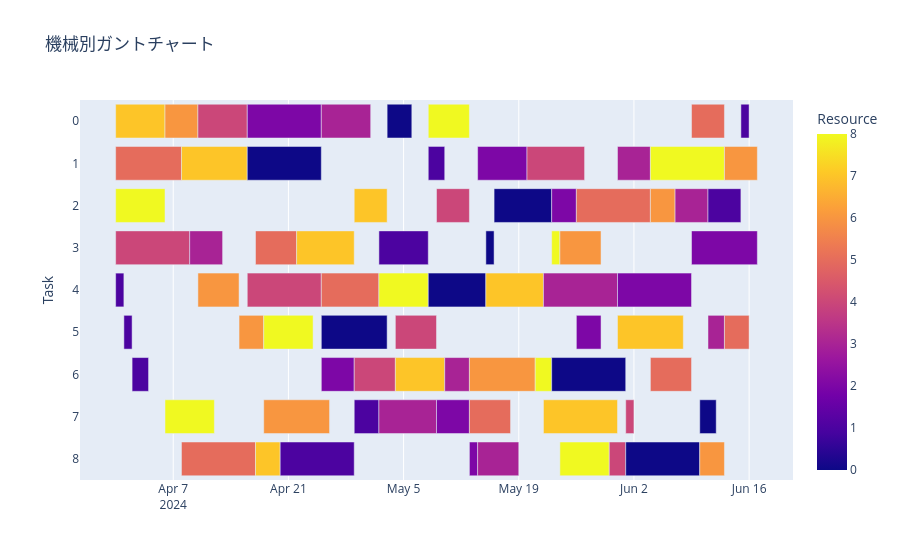

Notebook source saved alongside this figure:
### Code cell
# 1. 機械別ガントチャート


#from pulp import LpProblem , LpMinimize , LpVariable, lpSum , LpStatus , PULP_CBC_CMD 
#from ortoolpy import addvar #LpVariableだけでも可能だけど変数をさっと追加したいときはaddvarが便利
#from datetime import datetime, timedelta
import plotly.express as px
import plotly.io as pio
import pandas as pd
import numpy as np
import datetime


df1 = pd.read_csv('/Users/kurozuhajime/Desktop/Pythonコード・データ/JSScheduling/data/GantChart/MC_Gant.csv')
#df2 = pd.read_csv('/Users/kurozuhajime/Desktop/C言語開発環境/JB_Gant.csv')

#print(len(df1))

d1 = datetime.date(2024, 3, 31)

#print(d1)
date_st = []
date_ed = []
for i in range(len(df1)):
    d_st = df1['ST_T'].iloc[i]
    d_ed = df1['ED_T'].iloc[i]
    #print(d_st)
    date_st.append(d1 + datetime.timedelta(days=int(d_st)))
    #df1['ST_T'].iloc[i] = date_st
    date_ed.append(d1 + datetime.timedelta(days=int(d_ed)))
    #df1['ED_T'].iloc[i] = date_ed


data = []
for i in range(len(df1)):
    data.append(dict(Task=df1['MC_No'].iloc[i], Start=date_st[i], Finish=date_ed[i], Resource=df1['JB_No'].iloc[i]))
    
df = pd.DataFrame(data)


fig = px.timeline(df, x_start="Start", x_end="Finish", y="Task", color="Resource", title='機械別ガントチャート')
fig.update_yaxes(autorange="reversed") # otherwise tasks are listed from the bottom up

### Figure 1 — Plotly figure (JSON) as saved in the notebook; plotly's stock layout.template omitted (floating-point values rounded to 4 significant figures)
{"data": [{"alignmentgroup": "True", "base": ["2024-03-31", "2024-04-06", "2024-04-10", "2024-04-16", "2024-04-25", "2024-05-03", "2024-05-08", "2024-06-09", "2024-06-15", "2024-03-31", "2024-04-08", "2024-04-16", "2024-05-08", "2024-05-14", "2024-05-20", "2024-05-31", "2024-06-04", "2024-06-13", "2024-03-31", "2024-04-29", "2024-05-09", "2024-05-16", "2024-05-23", "2024-05-26", "2024-06-04", "2024-06-07", "2024-06-11", "2024-03-31", "2024-04-09", "2024-04-17", "2024-04-22", "2024-05-02", "2024-05-15", "2024-05-23", "2024-05-24", "2024-06-09", "2024-03-31", "2024-04-10", "2024-04-16", "2024-04-25", "2024-05-02", "2024-05-08", "2024-05-15", "2024-05-22", "2024-05-31", "2024-04-01", "2024-04-15", "2024-04-18", "2024-04-25", "2024-05-04", "2024-05-26", "2024-05-31", "2024-06-11", "2024-06-13", "2024-04-02", "2024-04-25", "2024-04-29", "2024-05-04", "2024-05-10", "2024-05-13", "2024-05-21", "2024-05-23", "2024-06-04", "2024-04-06", "2024-04-18", "2024-04-29", "2024-05-02", "2024-05-09", "2024-05-13", "2024-05-22", "2024-06-01", "2024-06-10", "2024-04-08", "2024-04-17", "2024-04-20", "2024-05-13", "2024-05-14", "2024-05-24", "2024-05-30", "2024-06-01", "2024-06-10"], "hovertemplate": "Start=%{base}<br>Finish=%{x}<br>Task=%{y}<br>Resource=%{marker.color}<extra></extra>", "legendgroup": "", "marker": {"color": [7, 6, 4, 2, 3, 0, 8, 5, 1, 5, 7, 0, 1, 2, 4, 3, 8, 6, 8, 7, 4, 0, 2, 5, 6, 3, 1, 4, 3, 5, 7, 1, 0, 8, 6, 2, 1, 6, 4, 5, 8, 0, 7, 3, 2, 1, 6, 8, 0, 4, 2, 7, 3, 5, 1, 2, 4, 7, 3, 6, 8, 0, 5, 8, 6, 1, 3, 2, 5, 7, 4, 0, 5, 7, 1, 2, 3, 8, 4, 0, 6], "coloraxis": "coloraxis", "pattern": {"shape": ""}}, "name": "", "offsetgroup": "", "orientation": "h", "showlegend": false, "textposition": "auto", "type": "bar", "x": [518400000, 345600000, 518400000, 777600000, 518400000, 259200000, 432000000, 345600000, 86400000, 691200000, 691200000, 777600000, 172800000, 518400000, 604800000, 345600000, 777600000, 345600000, 518400000, 345600000, 345600000, 604800000, 259200000, 777600000, 259200000, 345600000, 345600000, 777600000, 345600000, 432000000, 604800000, 518400000, 86400000, 86400000, 432000000, 691200000, 86400000, 432000000, 777600000, 604800000, 518400000, 604800000, 604800000, 777600000, 777600000, 86400000, 259200000, 518400000, 691200000, 432000000, 259200000, 691200000, 172800000, 259200000, 172800000, 345600000, 432000000, 518400000, 259200000, 691200000, 172800000, 777600000, 432000000, 518400000, 691200000, 259200000, 604800000, 345600000, 432000000, 777600000, 86400000, 172800000, 777600000, 259200000, 777600000, 86400000, 432000000, 518400000, 172800000, 777600000, 259200000], "xaxis": "x", "y": [0, 0, 0, 0, 0, 0, 0, 0, 0, 1, 1, 1, 1, 1, 1, 1, 1, 1, 2, 2, 2, 2, 2, 2, 2, 2, 2, 3, 3, 3, 3, 3, 3, 3, 3, 3, 4, 4, 4, 4, 4, 4, 4, 4, 4, 5, 5, 5, 5, 5, 5, 5, 5, 5, 6, 6, 6, 6, 6, 6, 6, 6, 6, 7, 7, 7, 7, 7, 7, 7, 7, 7, 8, 8, 8, 8, 8, 8, 8, 8, 8], "yaxis": "y"}], "layout": {"barmode": "overlay", "coloraxis": {"colorbar": {"title": {"text": "Resource"}}, "colorscale": [[0, "#0d0887"], [0.1111, "#46039f"], [0.2222, "#7201a8"], [0.3333, "#9c179e"], [0.4444, "#bd3786"], [0.5556, "#d8576b"], [0.6667, "#ed7953"], [0.7778, "#fb9f3a"], [0.8889, "#fdca26"], [1, "#f0f921"]]}, "legend": {"tracegroupgap": 0}, "title": {"text": "機械別ガントチャート"}, "xaxis": {"anchor": "y", "domain": [0, 1], "type": "date"}, "yaxis": {"anchor": "x", "autorange": "reversed", "domain": [0, 1], "title": {"text": "Task"}}}}
